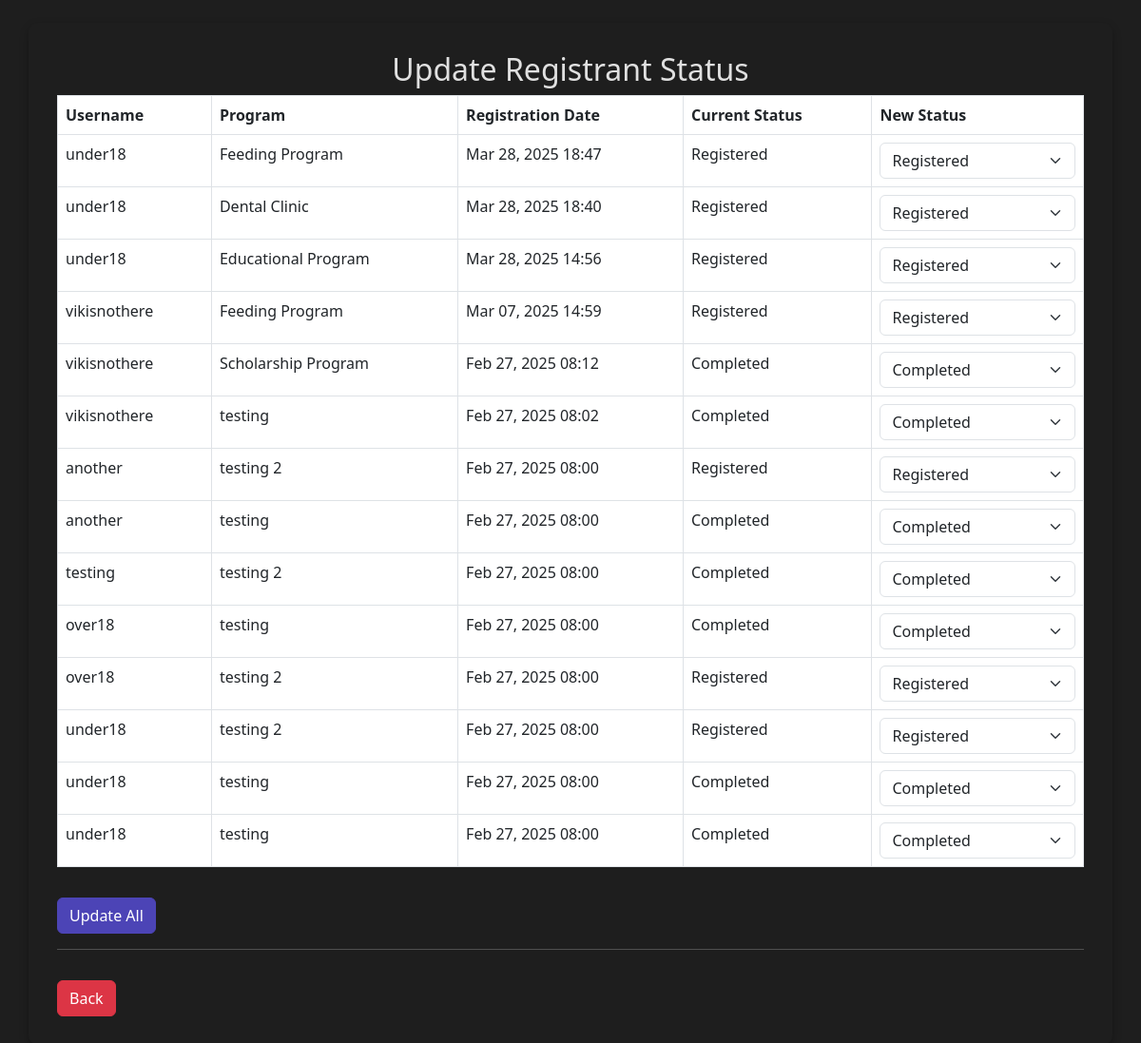
The app's page /update_registration_status.php (signed in) with its own data.
### tables this page shows
CREATE TABLE `program_registrations` (
  `registration_id` int(11) NOT NULL,
  `login_id` int(11) NOT NULL,
  `program_id` int(11) NOT NULL,
  `status` enum('Registered','Completed','Cancelled') DEFAULT 'Registered',
  `notified` tinyint(1) DEFAULT 0,
  `created_at` timestamp NOT NULL DEFAULT current_timestamp()
);

CREATE TABLE `programs` (
  `program_id` int(11) NOT NULL,
  `program_name` varchar(255) NOT NULL,
  `description` text DEFAULT NULL,
  `status` enum('Active','Inactive') NOT NULL,
  `start_date` date DEFAULT NULL,
  `end_date` date DEFAULT NULL
);

### update_registration_status.php (the view, shortened to what this page needs)
<?php
include 'connection.php';
$sql = "SELECT pr.registration_id, pr.login_id, pr.status, l.usernm, p.program_name, pr.created_at
        FROM program_registrations pr
        JOIN login l ON pr.login_id = l.login_id
        JOIN programs p ON pr.program_id = p.program_id
        ORDER BY pr.registration_id DESC";
$result = $conn->query($sql);
?>
<!DOCTYPE html>
<html lang="en">
<head>
    <link rel="stylesheet" href="https://cdn.jsdelivr.net/npm/bootstrap@5.3.0/dist/css/bootstrap.min.css">
    <link rel="stylesheet" href="style/form-dark.css">
</head>
<body class="container mt-4">
    <h2 class="text-center">Update Registrant Status</h2>
    <form action="update_registration_status.php" method="POST">
        <table class="table table-bordered">
            <thead>
                <tr>
                    <th>Username</th>
                    <th>Program</th>
                    <th>Registration Date</th>
                    <th>Current Status</th>
                    <th>New Status</th>
                </tr>
            </thead>
            <tbody>
                <?php while ($row = $result->fetch_assoc()) { ?>
                <tr>
                    <td><?= htmlspecialchars($row['usernm']) ?></td>
                    <td><?= htmlspecialchars($row['program_name']) ?></td>
                    <td><?= date("M d, Y H:i", strtotime($row['created_at'])) ?></td>
                    <td><?= htmlspecialchars($row['status']) ?></td>
                    <td>
                        <select name="registration_status[<?= $row['registration_id'] ?>]" class="form-select">
                            <option value="Registered" <?= $row['status'] == 'Registered' ? 'selected' : '' ?>>Registered</option>
                            <option value="Completed" <?= $row['status'] == 'Completed' ? 'selected' : '' ?>>Completed</option>
                        </select>
                    </td>
                </tr>
                <?php } ?>
            </tbody>
        </table>
        <button type="submit" name="update_all" class="btn btn-primary mt-3">Update All</button>
        <hr>
    </form>
    <a href="update_program.php"> <button class="btn btn-danger mt-3"> Back </button> </a>
</body>
</html>

### style/form-dark.css (style rules this page uses)
body { background-color: #121212 !important; color: #E0E0E0 !important; }
.container { background: #1E1E1E !important; padding: 30px; border-radius: 10px; box-shadow: 0 4px 10px rgba(0, 0, 0, 0.3); }
.btn-primary { background-color: #4c44b6 !important; border-color: #4c44b6 !important; color: white !important; }

### records on screen
program_registrations: login.usernm "under18", program.program_name "Feeding Program", created_at "Mar 28, 2025 18:47", status "Registered", status+registration_id "Registered"
program_registrations: login.usernm "under18", program.program_name "Dental Clinic", created_at "Mar 28, 2025 18:40", status "Registered", status+registration_id "Registered"
program_registrations: login.usernm "under18", program.program_name "Educational Program", created_at "Mar 28, 2025 14:56", status "Registered", status+registration_id "Registered"
program_registrations: login.usernm "vikisnothere", program.program_name "Feeding Program", created_at "Mar 07, 2025 14:59", status "Registered", status+registration_id "Registered"
program_registrations: login.usernm "vikisnothere", program.program_name "Scholarship Program", created_at "Feb 27, 2025 08:12", status "Completed", status+registration_id "Completed"
program_registrations: login.usernm "vikisnothere", program.program_name "testing", created_at "Feb 27, 2025 08:02", status "Completed", status+registration_id "Completed"
program_registrations: login.usernm "another", program.program_name "testing 2", created_at "Feb 27, 2025 08:00", status "Registered", status+registration_id "Registered"
program_registrations: login.usernm "another", program.program_name "testing", created_at "Feb 27, 2025 08:00", status "Completed", status+registration_id "Completed"
program_registrations: login.usernm "testing", program.program_name "testing 2", created_at "Feb 27, 2025 08:00", status "Completed", status+registration_id "Completed"
program_registrations: login.usernm "over18", program.program_name "testing", created_at "Feb 27, 2025 08:00", status "Completed", status+registration_id "Completed"
program_registrations: login.usernm "over18", program.program_name "testing 2", created_at "Feb 27, 2025 08:00", status "Registered", status+registration_id "Registered"
program_registrations: login.usernm "under18", program.program_name "testing 2", created_at "Feb 27, 2025 08:00", status "Registered", status+registration_id "Registered"
program_registrations: login.usernm "under18", program.program_name "testing", created_at "Feb 27, 2025 08:00", status "Completed", status+registration_id "Completed"
program_registrations: login.usernm "under18", program.program_name "testing", created_at "Feb 27, 2025 08:00", status "Completed", status+registration_id "Completed"
